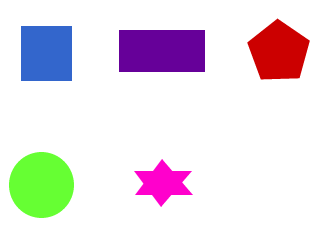
%> input picture matlab/data/shapes23.png, 315 x 250 px
$ octave lab03_ma_hoa_run_length.m   (GNU Octave 9; MATLAB toolbox functions it lacks are replaced by stand-ins)
%> lines starting %> are read from the running program, lines starting %| are printed output that depends on the picture; in (x1, y1, x2, y2) boxes, pixels count from 0 and x2, y2 are one past the last pixel; in counts of white or black regions, pixels touching at a corner belong together; the program's own positions count from 1
%% LAB 3 - MA HOA VA GIAI MA RUN-LENGTH
clear; close all; clc;
scriptDir=fileparts(mfilename('fullpath'));
I=imread(fullfile(scriptDir,'..','data','shapes23.png'));
%> I is the input picture: size 250x315x3 uint8; mean R, G, B 232.5, 224.9, 230.4
if ndims(I)==3, I=rgb2gray(I); end
%> after `I=rgb2gray(I)`:
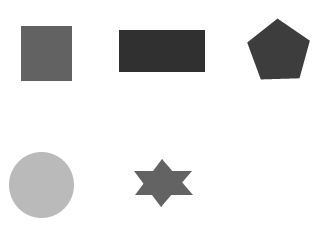
%> I: size 250x315 uint8; min 48, max 255, mean 227.8
BW=imbinarize(I); if mean(BW(:))>.5, BW=~BW; end
%> after `BW=imbinarize(I)`:
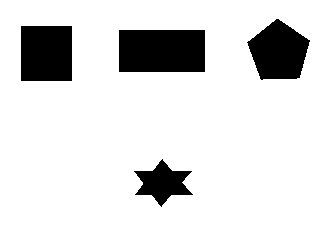
%> BW: size 250x315 logical; 86.8% white; 4 black regions, box (x1, y1, x2, y2) and area: (119, 30, 205, 72) 3612, (21, 26, 72, 81) 2805, (247, 19, 310, 80) 2624, (134, 159, 193, 207) 1393
x=uint8(BW(:)); starts=[1; find(diff(x)~=0)+1]; ends=[starts(2:end)-1; numel(x)];
%> after `starts=[1; find(diff(x)~=0)+1]`: starts = 278 values from 1 to 77291
%> after `ends=[starts(2:end)-1; numel(x)]`: ends = 278 values from 5276 to 78750
values=x(starts); lengths=uint16(ends-starts+1);
%> after `values=x(starts)`: values = 278 values from 0 to 1
%> after `lengths=uint16(ends-starts+1)`: lengths = 278 values, max 12004 at index 52, min 12 at index 173, mean 283.3
decoded=repelem(values,double(lengths)); decoded=reshape(logical(decoded),size(BW));
%> after `decoded=reshape(logical(decoded),size(BW))`:
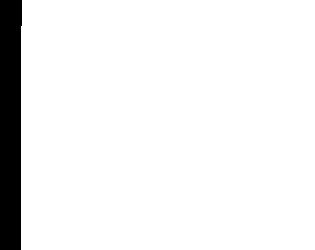
%> decoded: size 250x315 logical; 93.3% white; 1 black region, box (x1, y1, x2, y2) and area: (0, 0, 22, 250) 5276
rawBytes=numel(x); rleBytes=numel(values)+2*numel(lengths);
%> after `rawBytes=numel(x)`: rawBytes = 78750
%> after `rleBytes=numel(values)+2*numel(lengths)`: rleBytes = 834
figure('Name','Lab 3 - Run-length coding');
subplot(1,3,1); imshow(BW); title('Anh nhi phan');
subplot(1,3,2); imshow(decoded); title('Sau giai ma');
subplot(1,3,3); bar([rawBytes rleBytes]); set(gca,'XTickLabel',{'Raw 1 byte/pixel','RLE value+uint16'}); ylabel('Bytes'); grid on;
%> after `grid on`:
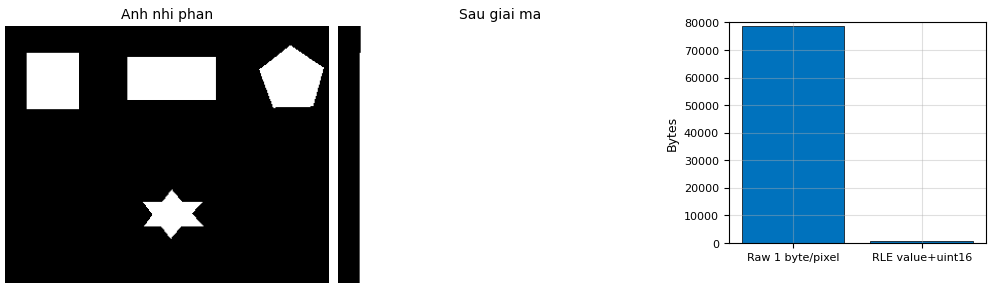
%> figure redrawn from the program's plot data, 3 panels
fprintf('So run=%d; giai ma dung=%d; raw=%d byte; RLE=%d byte; ratio=%.3f\n',numel(values),isequal(BW,decoded),rawBytes,rleBytes,rawBytes/rleBytes);
%| So run=278; giai ma dung=0; raw=78750 byte; RLE=834 byte; ratio=94.424
% Moi run duoc luu bang 1 byte gia tri va 2 byte do dai; day la mo hinh don gian.
